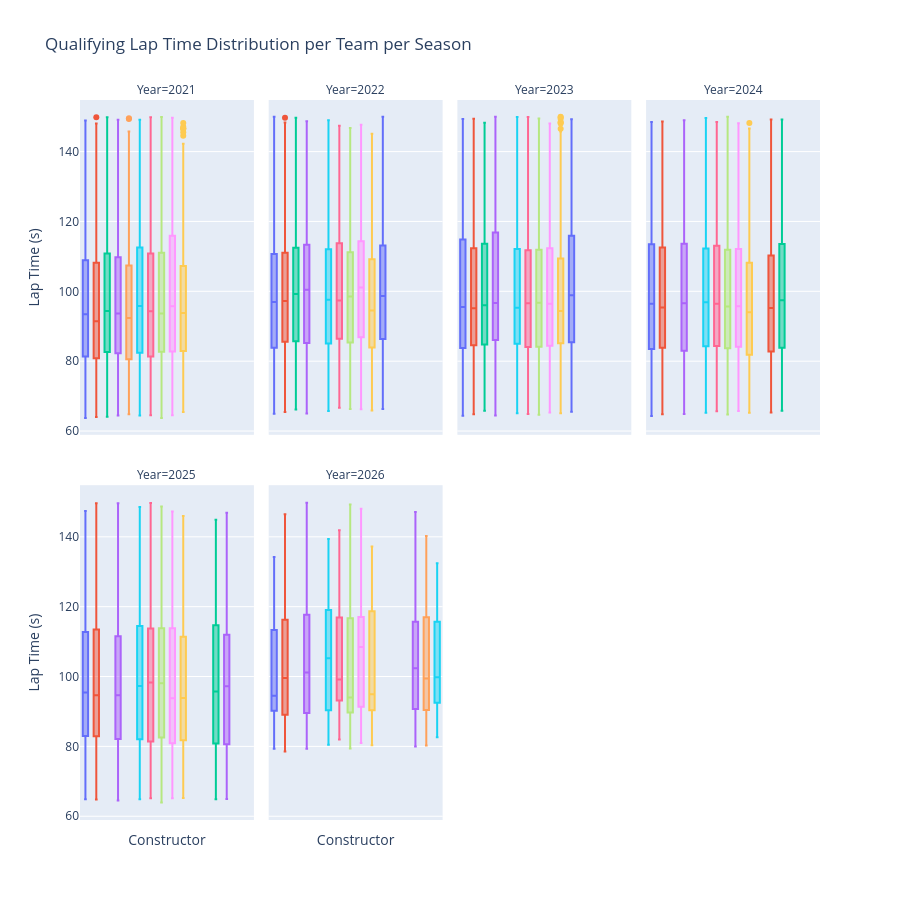

The cell this chart's notebook holds for it:
### Code cell
# Team qualifying pace distribution by season
fig = px.box(
    df,
    x="Team",
    y="LapTime_s",
    color="Team",
    facet_col="Year",
    facet_col_wrap=4,
    title="Qualifying Lap Time Distribution per Team per Season",
    labels={"LapTime_s": "Lap Time (s)", "Team": "Constructor"},
    height=900
)

fig.update_layout(
    showlegend=False,
    xaxis_tickangle=-45
)

# Hide x-axis team labels on all facets to reduce clutter (colour is the legend)
for axis in fig.layout:
    if axis.startswith("xaxis"):
        fig.layout[axis].showticklabels = False

fig.show()
